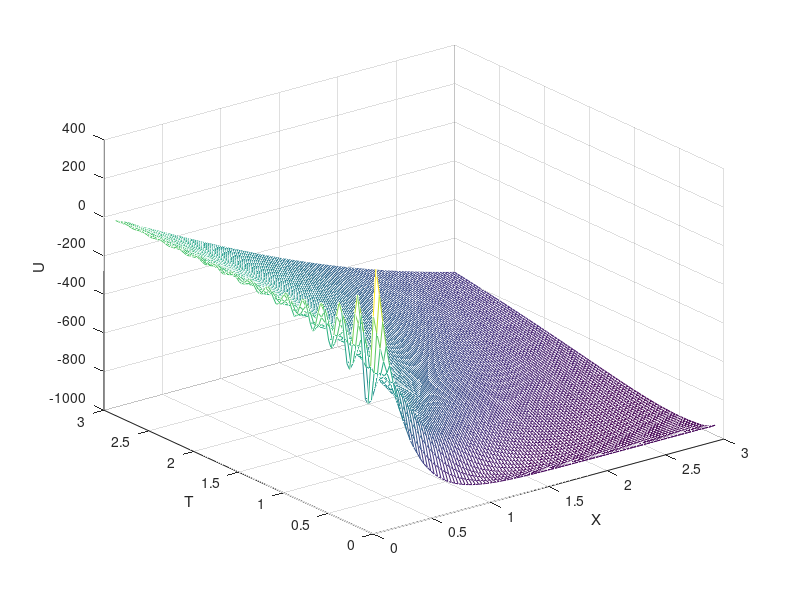

The MATLAB script that drew this image:
clear;clc;
L=10000; T=3; m=100000; n=30;
h=L/m; k=T/n; a=1;
lambda = a * a * k / (h * h);
l=zeros(m-1,1);
u=zeros(m-1,1);
z=zeros(m-1,1);
w=zeros(m,1);

x_ = zeros(3 / h * 3 / h,1);
y_ = zeros(3 / h * 3 / h,1);
z_ = zeros(3 / h * 3 / h,1);
for i = 1:m - 1 
    w(i) = -1000;
end
l(1) = 1 + lambda;
u(1) = -lambda/(2*l(1));
for i = 2:m-2
    l(i) = 1 + lambda + lambda*u(i-1)/2;
    u(i) = -lambda/(2*l(i));
end

l(m-1) = 1 + lambda + lambda*u(m-2)/2;
for i = 1:n
    t = i*k;
    z(1) = ((1-lambda)*w(1)+lambda/2*w(2))/l(1);
    for j = 2:m-1
        z(j)=((1-lambda)*w(j)+lambda/2*(w(j+1)+w(j-1)+z(j-1)))/l(j);
    end
    w(m-1) = z(m-1);
    for j = m-2:-1:1
        w(j) = z(j) - u(j)*w(j+1);
    end

    for j = 1:3 / h
        x_(j+(i-1)*3 / h) = j*h;
        y_(j+(i-1)*3 / h) = t;
        z_(j+(i-1)*3 / h) = w(j)+5/t;
    end
end

[X,T]=meshgrid(linspace(min(x_),max(x_)),linspace(min(y_),max(y_)));
U=griddata(x_,y_,z_,X,T,'v4');
mesh(X,T,U);
xlabel('X');
ylabel('T');
zlabel('U');